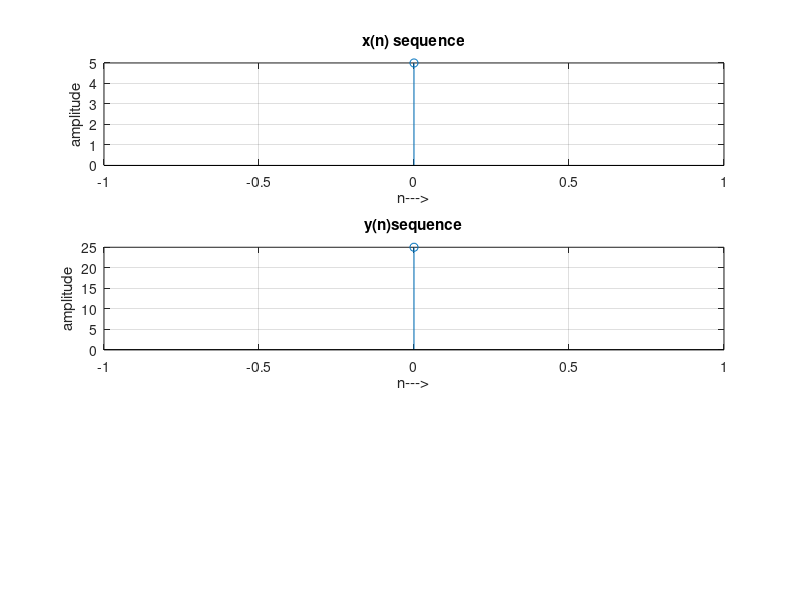

Reproduce this figure in MATLAB.
%linear convolution in time domain 
x=input('Enter the first sequence x(n)=');
h=input('Enter the second sequence h(n)=');
Xlen=length(x);
Hlen=length(h);
n=0:1:Xlen-1;
subplot(4,1,1);
stem(n,x,'filled');
title('input sequence');
xlabel('n--->');
ylabel('x(n)--->');
grid on
n=0:1:Hlen-1;
subplot(4,1,2);
stem(n,h,'filled');
title('impulse sequence');
xlabel('n--->');
ylabel('h(n)--->');
grid on
%linear convolution in time domain
y=conv(h,x);
disp(y);
Ylen=Xlen+Hlen-1;
n=0:1:Ylen-1;
subplot(4,1,3);
stem(n,y,'filled');
title('Linaer convolution of x(n)*h(n)');
xlabel('n--->');
ylabel('y(n)--->');
grid on


%linear convolution using DFT and IDFT
x=input('Enter the first sequence x(n)=');
h=input('Enter the second sequence h(n)=');
N1=length(x);
N2=length(h);
N=N1+N2-1;
newx=[x zeros(1,N-N1)]; %padding zeros to make equal length(N) of x and y;
newh=[x zeros(1,N-N2)]; %padding zeros of 1 row X(N1-1) columns
xdft=fft(newx);%discrete fourier transform of x
hdft=fft(newh);%discrete fourier transform of h
ydft=(xdft.*hdft);%multiplication in freq domain
y=ifft(ydft);%inverse discrete fourier transform of y
disp(y);
figure(1);
subplot(3,1,1);
n=0:N1-1;
stem(n,x);%plotting discrete sequence of x
title('x(n) sequence');
xlabel('n--->');
ylabel('amplitude');
grid on
subplot(3,1,2);%plotting discrete sequence of h
n=0:N2-1;
stem(n,h);
title('h(n)sequence');
xlabel('n--->');
ylabel('amplitude');
grid on
subplot(3,1,2);%plotting discrete sequence of h
n=0:N2-1;
stem(n,y);
title('y(n)sequence');
xlabel('n--->');
ylabel('amplitude');
grid on